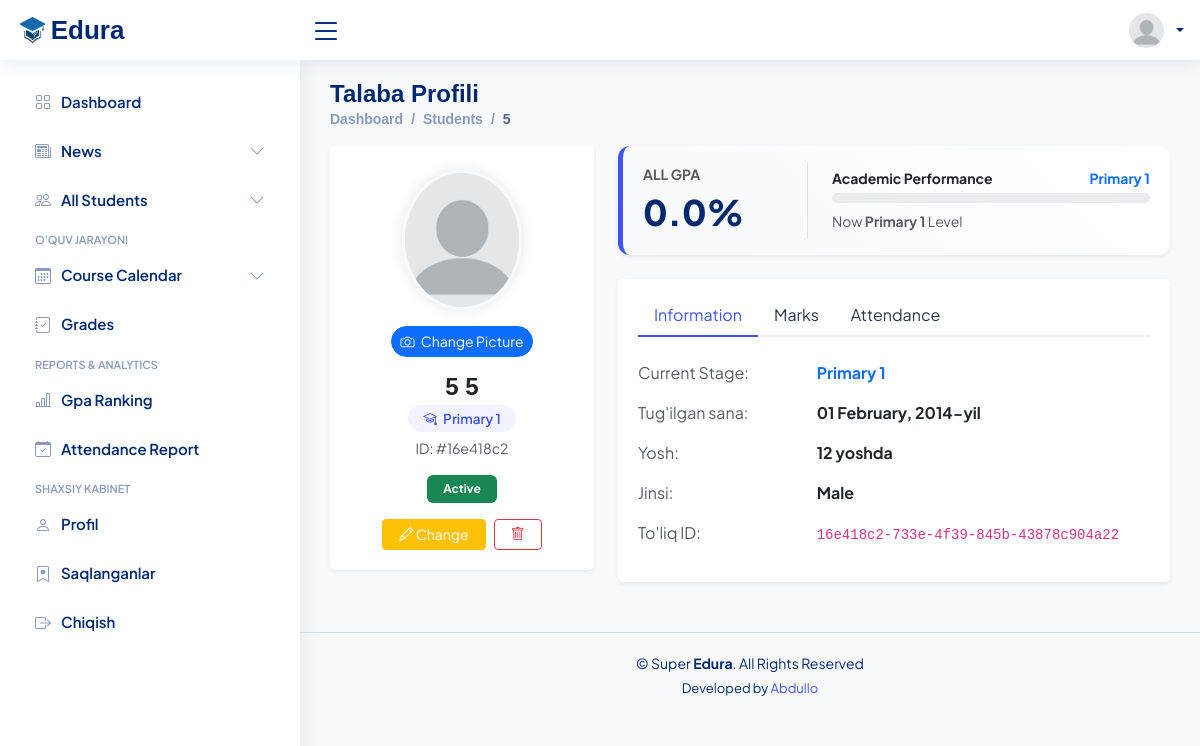
The app's page /students/16e418c2-733e-4f39-845b-43878c904a22/profile/ with its own data.
### student_management/models.py (models this page shows, shortened)
class Student(models.Model):
    GENDER_CHOICES = (
        ('M', 'Male'),
        ('F', 'Female'),
    )
    ACADEMIC_LEVEL_CHOICES = (
        ('P.1', 'Primary 1'),
        ('P.2', 'Primary 2'),
        ('P.3', 'Primary 3'),
        ('P.4', 'Primary 4'),
        ('P.5', 'Primary 5'),
    )
    ENROLLMENT_STATUS_CHOICES = (
        ('active', 'Active'),
        ('dismissed', 'Dismissed'),
        ('graduated', 'Graduated'),
        ('transferred', 'Transferred'),
    )
    user = models.OneToOneField(
        settings.AUTH_USER_MODEL,
        on_delete=models.CASCADE,
        related_name='student_profile',
        null=True, # Avvaldan bor talabalar uchun xato bermasligi uchun
        blank=True
    )
    id = models.UUIDField(primary_key=True, default=uuid.uuid4, editable=False)
    first_name = models.CharField('First Name', max_length=50)
    last_name = models.CharField('Last Name', max_length=50)
    birth_date = models.DateField('Birth Date')
    gender = models.CharField('Gender', max_length=10, choices=GENDER_CHOICES, default='M')
    current_academic_level = models.CharField('Current Academic Level', max_length=10, choices=ACADEMIC_LEVEL_CHOICES)
    enrollment_status = models.CharField('Enrollment Status', max_length=20, choices=ENROLLMENT_STATUS_CHOICES, default='active')
    photo = models.ImageField('Photo', upload_to='students/photos', blank=True, null=True)
    created_at = models.DateTimeField(auto_now_add=True)
    @property
    def age(self):
        today = date.today()
        if not self.birth_date:
            return "N/A"
        born = self.birth_date
        return today.year - born.year - ((today.month, today.day) < (born.month, born.day))
    @property
    def get_gpa(self):
        from django.db.models import Avg
        res = self.grades.aggregate(avg=Avg('score'))['avg']
        return round(res, 1) if res else 0.0
    class Meta:
        verbose_name = "Talaba"
        verbose_name_plural = "Talabalar"
        ordering = ['-created_at']

### student_management/views.py (the view)
# urls.py: path("<uuid:pk>/profile/", views.student_profile, name='student_profile'),
def student_profile(request, pk):
    student = get_object_or_404(Student, pk=pk)
    grades = student.grades.all().select_related('subject').order_by('-date')
    average = grades.aggregate(Avg('score'))['score__avg']
    gpa = round(average, 1) if average is not None else 0
    context = {
        'student': student,
        'grades': grades,
        'gpa': gpa,
    }
    return render(request, 'profile.html', context)

### core/context_processors.py (called while the page is built)
def unread_messages_data(request):
    if request.user.is_authenticated and request.user.is_superuser:
        unread_qs = ContactMessage.objects.filter(is_read=False).order_by('-created_at')
        return {
            'unread_count': unread_qs.count(),        # Jami soni: {{ unread_count }}
            'unread_msgs_list': unread_qs[:5]         # Oxirgi 5 tasi: {% for msg in unread_msgs_list %}
        }
    return {
        'unread_count': 0,
        'unread_msgs_list': []
    }

### student_management/templates/profile.html (shortened to what this page needs)
{% extends 'main/base.html' %}
{% load static %}
{% block extra_css %}
<link href="{% static 'vendor/cropperjs/dist/cropper.min.css' %}" rel="stylesheet">
<link href="{% static 'vendor/sweetalert2/dist/sweetalert2.min.css' %}" rel="stylesheet">
{% endblock %}
{% block content %}
<div class="pagetitle">
    <h1>Talaba Profili</h1>
    <nav>
        <ol class="breadcrumb">
            <li class="breadcrumb-item"><a href="{% url 'core:dashboard' %}">Dashboard</a></li>
            <li class="breadcrumb-item"><a href="{% url 'students:student_list' %}">Students</a></li>
            <li class="breadcrumb-item active">{{ student.first_name }}</li>
        </ol>
    </nav>
</div>
<section class="section profile">
    <div class="row">
        <div class="col-xl-4">
            <div class="card shadow-sm border-0">
                <div class="card-body profile-card pt-4 d-flex flex-column align-items-center text-center">
                    {% if student.photo %}
                        <img src="{{ student.photo.url }}" alt="Profile" class="rounded-circle mb-3 border border-3 border-light">
                    {% else %}
                        <img src="{% static 'img/profile-img.png' %}" alt="Default" class="rounded-circle mb-3 border border-3 border-light">
                    {% endif %}
                    <button class="btn btn-primary btn-sm rounded-pill mb-3" data-bs-toggle="modal" data-bs-target="#imageModal">
                        <i class="bi bi-camera me-1"></i> Change Picture
                    </button>
                    <h4 class="fw-bold mb-1">{{ student.first_name }} {{ student.last_name }}</h4>
                    <div class="mb-2">
                        <span class="course-badge">
                            <i class="bi bi-mortarboard me-1"></i> {{ student.get_current_academic_level_display }}
                        </span>
                    </div>
                    <p class="text-muted small mb-3">ID: #{{ student.id|stringformat:".8s" }}</p>
                    <div class="mb-3">
                        <span class="badge {% if student.enrollment_status == 'active' %}bg-success{% else %}bg-secondary{% endif %} px-3 py-2">
                            {{ student.get_enrollment_status_display }}
                        </span>
                    </div>
                    <div class="d-flex gap-2 w-100 justify-content-center">
                        <a href="{% url 'students:student_edit' student.pk %}" class="btn btn-warning btn-sm text-white px-3">
                            <i class="bi bi-pencil"></i> Change
                        </a>
                        <button class="btn btn-outline-danger btn-sm px-3" data-bs-toggle="modal" data-bs-target="#deleteStudentModal">
                            <i class="bi bi-trash"></i>
                        </button>
                    </div>
                </div>
            </div>
        </div>
        <div class="col-xl-8">
            <div class="card gpa-card shadow-sm mb-4">
                <div class="card-body py-3">
                    <div class="row align-items-center text-center text-md-start">
                        <div class="col-md-4 border-end">
                            <span class="text-muted small text-uppercase fw-bold">All GPA</span>
                            <div class="gpa-value">{{ student.get_gpa }}%</div>
                        </div>
                        <div class="col-md-8 ps-md-4 mt-3 mt-md-0">
                            <div class="d-flex justify-content-between mb-1">
                                <span class="small fw-bold">Academic Performance</span>
                                <span class="small fw-bold text-primary">{{ student.get_current_academic_level_display }}</span>
                            </div>
                            <div class="progress progress-overall mb-2">
                            </div>
                            <p class="small text-muted mb-0">Now <strong>{{ student.get_current_academic_level_display }}</strong> Level</p>
                        </div>
                    </div>
                </div>
            </div>
            <div class="card shadow-sm border-0">
                <div class="card-body pt-3">
                    <ul class="nav nav-tabs nav-tabs-bordered" id="profileTabs">
                        <li class="nav-item">
                            <button class="nav-link active" data-bs-toggle="tab" data-bs-target="#info">Information</button>
                        </li>
                        <li class="nav-item">
                            <button class="nav-link" data-bs-toggle="tab" data-bs-target="#grades">Marks</button>
                        </li>
                        <li class="nav-item">
                            <button class="nav-link" data-bs-toggle="tab" data-bs-target="#attendance">Attendance</button>
                        </li>
                    </ul>
                    <div class="tab-content pt-4">
                        <div class="tab-pane fade show active" id="info">
                            <div class="row mb-3">
                                <div class="col-lg-4 col-md-4 label text-muted">Current Stage:</div>
                                <div class="col-lg-8 col-md-8 fw-bold text-primary">{{ student.get_current_academic_level_display }}</div>
                            </div>
                            <div class="row mb-3">
                                <div class="col-lg-4 col-md-4 label text-muted">Tug'ilgan sana:</div>
                                <div class="col-lg-8 col-md-8 fw-bold">{{ student.birth_date|date:"d F, Y" }}-yil</div>
                            </div>
                            <div class="row mb-3">
                                <div class="col-lg-4 col-md-4 label text-muted">Yosh:</div>
                                <div class="col-lg-8 col-md-8 fw-bold">{{ student.age }} yoshda</div>
                            </div>
                            <div class="row mb-3">
                                <div class="col-lg-4 col-md-4 label text-muted">Jinsi:</div>
                                <div class="col-lg-8 col-md-8 fw-bold">{{ student.get_gender_display }}</div>
                            </div>
                            <div class="row mb-3">
                                <div class="col-lg-4 col-md-4 label text-muted">To'liq ID:</div>
                                <div class="col-lg-8 col-md-8"><code>{{ student.id }}</code></div>
                            </div>
                        </div>
                    </div>
                </div>
            </div>
        </div>
    </div>
</section>
{% endblock %}

### core/static/css/style.css (style rules this page uses)
:root { scroll-behavior: smooth; }
body { font-family: "Open Sans", sans-serif; background: #f6f9ff; color: #444444; }
a { color: #4154f1; text-decoration: none; }
h1, h2, h3, h4, h5, h6 { font-family: "Nunito", sans-serif; }
.pagetitle { margin-bottom: 10px; }
.pagetitle h1 { font-size: 24px; margin-bottom: 0; font-weight: 600; color: #012970; }
.card { margin-bottom: 30px; border: none; border-radius: 5px; box-shadow: 0px 0 30px rgba(1, 41, 112, 0.1); }
.card-body { padding: 0 20px 20px 20px; }
.breadcrumb { font-size: 14px; font-family: "Nunito", sans-serif; color: #899bbd; font-weight: 600; }
.breadcrumb a { color: #899bbd; transition: 0.3s; }
.breadcrumb .breadcrumb-item::before { color: #899bbd; }
.breadcrumb .active { color: #51678f; font-weight: 600; }
.nav-tabs-bordered { border-bottom: 2px solid #ebeef4; }
.nav-tabs-bordered .nav-link { margin-bottom: -2px; border: none; color: #2c384e; }
.nav-tabs-bordered .nav-link.active { background-color: #fff; color: #4154f1; border-bottom: 2px solid #4154f1; }
.profile .profile-card img { max-width: 120px; }

### core/templates/main/base.html (style rules this page uses)
:root { --edura-primary: #4361ee; --edura-secondary: #3f37c9; --edura-success: #4cc9f0; --edura-danger: #f72585; --glass-bg: rgba(255, 255, 255, 0.95); }
body { font-family: 'Plus Jakarta Sans', sans-serif; background-color: #f8f9fa; color: #2d3436; }

### student_management/templates/profile.html (style rules this page uses)
.profile-card img { width: 140px; height: 140px; object-fit: cover; border: 4px solid #fff; box-shadow: 0 0 15px rgba(0,0,0,0.1); }
.gpa-card { background: linear-gradient(45deg, #f8f9fa, #ffffff); border-left: 5px solid #4154f1; border-radius: 12px; }
.gpa-value { font-size: 2.2rem; font-weight: 800; color: #012970; }
.progress-overall { height: 10px; border-radius: 10px; }
.nav-tabs-bordered .nav-link.active { color: #4154f1; border-color: #4154f1; }
.course-badge { background-color: #f1f3ff; color: #4154f1; font-weight: 600; padding: 5px 15px; border-radius: 50px; font-size: 0.85rem; }

### records on screen
Student: first_name "5", last_name "5", current_academic_level "Primary 1", id "16e418c2", enrollment_status "Active", get_gpa "0.0", birth_date "01 February, 2014", age "12", gender "Male", id "16e418c2-733e-4f39-845b-43878c904a22"
